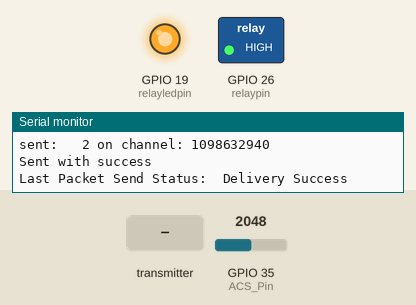
This sketch was run on a simulated ESP32. Parts: switched loads named in the sketch (green lamp = pin HIGH), output pins drawn as LEDs (lit = HIGH), the last lines printed to the serial monitor. The inputs (shaded band) are chosen by the test bench; at power-on: GPIO 35 (ACS_Pin) = 2048. WiFi joins after 1.5 s; servers stay silent unless stated; a WiFi scan finds three made-up networks; EEPROM starts erased.

Above: at 6.3 s.
6.4 s: the transmitter starts sending id = 0
At 7.0 s:
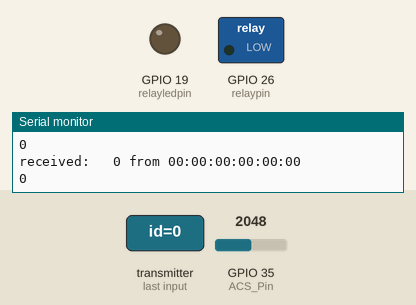
7.9 s: the transmitter starts sending State = 1
At 9.1 s:
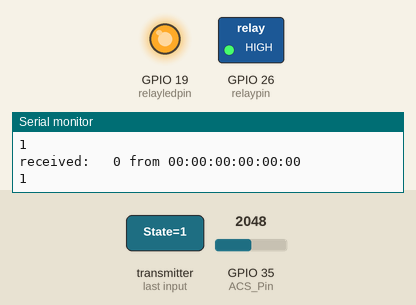
9.4 s: the transmitter starts sending State = 0
At 10.5 s:
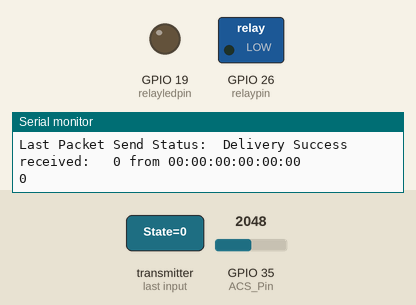
Timing chart, 0 to 12.4 s (numbered marks = the images above; inputs shaded):
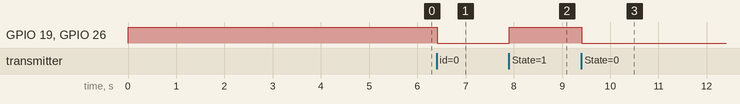

The sketch:

brd_2_slaveOta.ino
```cpp
#include <Arduino.h>
#include <Filters.h>                      //This library does a massive work check it's .cpp file

#include <WebServer.h>
WebServer server(90);
#include <WiFi.h>
#include <WiFiClient.h>
#include <Update.h>
#include <esp_wifi.h>
#include <esp_now.h>
#include "updateIndex.h"

#include <EEPROM.h>
#define EEPROM_SIZE 1

uint32_t last;

float ACS_Value;                              //Here we keep the raw data valuess
float testFrequency = 50;                    // test signal frequency (Hz)
float windowLength = 40.0/testFrequency;     // how long to average the signal, for statistist


float intercept = 0; // to be adjusted based on calibration testing
float slope = 0.016997792; // to be adjusted based on calibration testing
                      //Please check the ACS712 Tutorial video by SurtrTech to see how to get them because it depends on your sensor, or look below


float Amps_TRMS; // estimated actual current in amps

unsigned long printPeriod = 1000; // in milliseconds
// Track time in milliseconds since last reading
unsigned long previousMillis = 0;


IPAddress local_IP(192, 168, 1, 45);
// Gateway IP adres
IPAddress gateway(192, 168, 1, 1);
//Subnet
IPAddress subnet(255, 255, 0, 0);

constexpr char WIFI_SSID[] = "FiberHGW_ZTXF6D_2.4GHz";
constexpr char WIFI_PASS[] = "tgzUCAdkAt";


const int analogVoltPin = 32;
#define ACS_Pin 35
int gridVolt = 0;
int current =0;
String success;
boolean RelayState;
int relaypin =26;
int relayledpin=19;
typedef struct struct_message {
    int id;
    int Volt;
    float Current;
    boolean State;

} struct_message;

// Create a struct_message called BME280Readings to hold sensor readings
struct_message myData;
struct_message board1;
// Create a struct_message to hold incoming sensor readings
struct_message incomingReadings;

typedef struct led_message {
    int id;
    boolean State;


} led_message;
// Create a struct_message called BME280Readings to hold sensor readings

//led_message relayboard_1; //Her board için değişltirlecek
led_message relayboard_2;
// ----------------------------------------------------------------------------
// WiFi handling
// ----------------------------------------------------------------------------


int32_t getWiFiChannel(const char *ssid) {

    if (int32_t n = WiFi.scanNetworks()) {
        for (uint8_t i=0; i<n; i++) {
            if (!strcmp(ssid, WiFi.SSID(i).c_str())) {
                return WiFi.channel(i);
            }
        }
    }

    return 0;
}

void OnDataSent(const uint8_t *mac_addr, esp_now_send_status_t status) {
  Serial.print("\r\nLast Packet Send Status:\t");
  Serial.println(status == ESP_NOW_SEND_SUCCESS ? "Delivery Success" : "Delivery Fail");
  if (status ==0){
    success = "Delivery Success :)";
  }
  else{
    success = "Delivery Fail :(";
  }
}


void onReceive(const uint8_t *mac_addr, const uint8_t *data, int len) {

    Serial.printf("received: %3u from %02x:%02x:%02x:%02x:%02x:%02x\n",
        (uint8_t) *data,
        mac_addr[0], mac_addr[1], mac_addr[2], mac_addr[3], mac_addr[4], mac_addr[5]
    );

memcpy(&relayboard_2, data, sizeof(relayboard_2));

  RelayState=relayboard_2.State;
  EEPROM.write(0, RelayState);
  EEPROM.commit();
  Serial.println(RelayState);
  digitalWrite(relaypin, RelayState);
  digitalWrite(relayledpin, RelayState);
}

void initWiFi() {

    WiFi.mode(WIFI_MODE_APSTA);

    int32_t channel = getWiFiChannel(WIFI_SSID);

    // WiFi.printDiag(Serial);
    esp_wifi_set_promiscuous(true);
    esp_wifi_set_channel(channel, WIFI_SECOND_CHAN_NONE);
    esp_wifi_set_promiscuous(false);
    // WiFi.printDiag(Serial);
     if (!WiFi.config(local_IP,gateway,subnet)) {
    Serial.println("Statik ip ve gateway adres ayarlama başarısız oldu.");
    }
//Wifi bağlantısını başlatıyoruz.
    WiFi.begin(WIFI_SSID, WIFI_PASS);

    Serial.printf("Bağlanılıyor :  %s .", WIFI_SSID);
    while (WiFi.status() != WL_CONNECTED) { Serial.print("."); delay(200); }
    Serial.println(" Wifi'a Bağlandı");

    IPAddress ip = WiFi.localIP();

    Serial.printf("SSID: %s\n", WIFI_SSID);
    Serial.printf("Channel: %u\n", WiFi.channel());
    Serial.printf("IP: %u.%u.%u.%u\n", ip & 0xff, (ip >> 8) & 0xff, (ip >> 16) & 0xff, ip >> 24);
}

// ----------------------------------------------------------------------------
// ESP-NOW handling
// ----------------------------------------------------------------------------

constexpr uint8_t ESP_NOW_RECEIVER[] = { 0x24, 0x6f, 0x28, 0xa0, 0xaf, 0x05 };

esp_now_peer_info_t peerInfo;

void initEspNow() {

    if (esp_now_init() != ESP_OK) {
        Serial.println("ESP NOW failed to initialize");
        while (1);
    }
   esp_now_register_send_cb(OnDataSent);
   esp_now_register_recv_cb(onReceive);
    memcpy(peerInfo.peer_addr, ESP_NOW_RECEIVER, 6);
    peerInfo.ifidx   = WIFI_IF_STA;
    peerInfo.encrypt = false;

    if (esp_now_add_peer(&peerInfo) != ESP_OK) {
        Serial.println("ESP NOW pairing failure");
        while (1);
    }
}

// ----------------------------------------------------------------------------
// Initialization
// ----------------------------------------------------------------------------

void setup() {
    Serial.begin(115200);
    pinMode(analogVoltPin,INPUT);
      pinMode(ACS_Pin,INPUT);
    pinMode(relaypin,OUTPUT);
    pinMode(relayledpin,OUTPUT);
    EEPROM.begin(EEPROM_SIZE);
    RelayState = EEPROM.read(0);
    digitalWrite(relaypin, RelayState);
    digitalWrite(relayledpin, RelayState);
    delay(500);
    initWiFi();
    delay(500);
    initEspNow();
    delay(500);
    myData.id=2; // her board için değiştirilecek

    server.on("/serverIndex", HTTP_GET, []() {
    server.sendHeader("Connection", "close");
    server.send(200, "text/html", serverIndex);
  });
  /*handling uploading firmware file */
  server.on("/update", HTTP_POST, []() {
    server.sendHeader("Connection", "close");
    server.send(200, "text/plain", (Update.hasError()) ? "FAIL" : "OK");
    ESP.restart();
  }, []() {
    HTTPUpload& upload = server.upload();
    if (upload.status == UPLOAD_FILE_START) {
      Serial.printf("Update: %s\n", upload.filename.c_str());
      if (!Update.begin(UPDATE_SIZE_UNKNOWN)) { //start with max available size
        Update.printError(Serial);
      }
    } else if (upload.status == UPLOAD_FILE_WRITE) {
      /* flashing firmware to ESP*/
      if (Update.write(upload.buf, upload.currentSize) != upload.currentSize) {
        Update.printError(Serial);
      }
    } else if (upload.status == UPLOAD_FILE_END) {
      if (Update.end(true)) { //true to set the size to the current progress
        Serial.printf("Update Success: %u\nRebooting...\n", upload.totalSize);
      } else {
        Update.printError(Serial);
      }
    }
  });


  server.begin();
}

// ----------------------------------------------------------------------------
// Main control loop
// ----------------------------------------------------------------------------


void loop() {
  server.handleClient();
 // Serial.println(analogRead(analogCurrentPin));

  RunningStatistics inputStats;                 // create statistics to look at the raw test signal
  inputStats.setWindowSecs( windowLength );     //Set the window length

  while( true ) {
    ACS_Value = analogRead(ACS_Pin);  // read the analog in value:
    inputStats.input(ACS_Value);  // log to Stats function

    if((unsigned long)(millis() - previousMillis) >= printPeriod) { //every second we do the calculation
      previousMillis = millis();   // update time

      Amps_TRMS = intercept + slope * inputStats.sigma();

      Serial.print( "\t Amps: " );
      Serial.println( Amps_TRMS );
      float watt = Amps_TRMS*220;
      myData.Current= Amps_TRMS;
      myData.Volt= watt;


    }
        if (millis() - last > 999) {

        esp_err_t result = esp_now_send(ESP_NOW_RECEIVER, (uint8_t *) &myData, sizeof(myData));

        Serial.printf("sent: %3u on channel: %u\n", myData, WiFi.channel());
    if (result == ESP_OK) {
      Serial.println("Sent with success");
      }
    else {
      Serial.println("Error sending the data");
         }
        last = millis();
    }
  }


 /*if(millis()> lastSample +1 ){
  int thisSample=analogRead(analogCurrentPin);
      //sampleSum += sq(analogRead(analogCurrentPin)-1340);
      if(thisSample>sampleMax){
        sampleMax=thisSample;
      }
      if(thisSample<sampleMin){
        sampleMin=thisSample;
      }
      sampleCount++;
      lastSample= millis();
    }
    if(sampleCount==1000){
      //ortalama alma  //rms hesaplama
      //float mean = sampleSum/sampleCount;
      //float value = sqrt(mean);
      float peakMv=sampleMax-sampleMin;
      //float avgMv=peakMv*0.707; //RMS

      //float factor=23.29411;
      float amper=peakMv;//avgMv/100;
      float watt = amper*220;
      myData.Current= amper;
      myData.Volt= watt;
      sampleCount=0;
      sampleMax=0;
    }
  */


}
```

updateIndex.h
```cpp
const char serverIndex[] PROGMEM =
R"=====(

<style>
    .button {
      padding: 15px 25px;
      font-size: 24px;
      text-align: center;
      cursor: pointer;
      outline: none;
      color: #fff;
      background-color: #04AA6D;
      border: none;
      border-radius: 15px;
      box-shadow: 0 9px #999;
    }

    .button:hover {background-color: #3e8e41}

    .button:active {
     background-color: #3e8e41;
     box-shadow: 0 5px #666;
     transform: translateY(4px);
    }

    #myProgress {
  width: 100%;
  background-color: #ddd;
}

#myBar {
  width: 0%;
  height: 30px;
  background-color: #04AA6D;
  text-align: center;
  line-height: 30px;
  color: white;
}


</style>
<script src='https://ajax.googleapis.com/ajax/libs/jquery/3.2.1/jquery.min.js'></script>
<body>
<center>
<form method='POST' action='#' enctype='multipart/form-data' id='upload_form'>
   <input type='file' class="button" name='update'>
        <input type='submit' class="button" value='Update'>
    </form>

 </center>
   <div id="myProgress">
  <div id="myBar">0%</div>
</div>
 <body>
 <script>
  $('form').submit(function(e){
  e.preventDefault();
  var form = $('#upload_form')[0];
  var data = new FormData(form);
   $.ajax({
  url: '/update',
  type: 'POST',
  data: data,
  contentType: false,
  processData:false,
  xhr: function() {
  var xhr = new window.XMLHttpRequest();
  xhr.upload.addEventListener('progress', function(evt) {
  if (evt.lengthComputable) {
  var per = evt.loaded / evt.total;
  //$('#prg').html('progress: ' + Math.round(per*100) + '%');

  var persentege = Math.round(per*100)
  document.getElementById("myBar").style.width=persentege+'%';
  document.getElementById("myBar").innerHTML=persentege+'%';
  }
  }, false);
  return xhr;
  },
  success:function(d, s) {
  console.log('success!')
 },
 error: function (a, b, c) {
 }
 });
 });
 </script>
)=====";
```

Measured:
- after the input at 6.4 s, GPIO 19 (relayledpin), GPIO 26 (relaypin): HIGH → LOW at once
- after the input at 7.9 s, GPIO 19 (relayledpin), GPIO 26 (relaypin): LOW → HIGH at once
- after the input at 9.4 s, GPIO 19 (relayledpin), GPIO 26 (relaypin): HIGH → LOW at once
